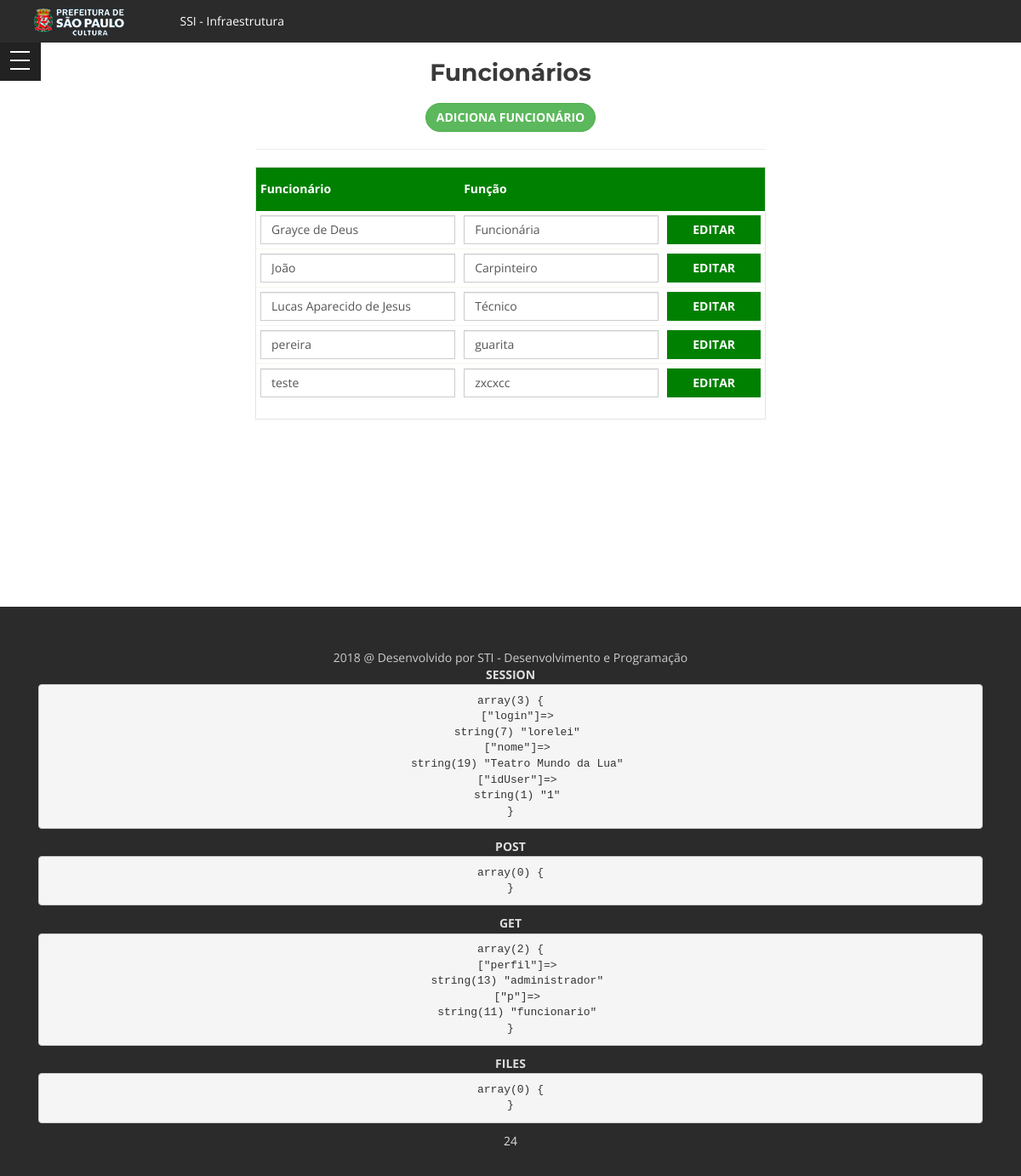
The app's page /visual/index_administrador.php?perfil=administrador&p=funcionario (signed in) with its own data.
### tables this page shows
CREATE TABLE `employees` (
  `id` int(11) NOT NULL,
  `name` varchar(45) NOT NULL,
  `role` varchar(45) NOT NULL,
  `published` tinyint(1) NOT NULL
);

### perfil/administrador.php (called while the page is built, shortened)
<?php
	if(isset($_GET['p']))
	{
		$p = $_GET['p'];
	}
	else
	{
		$p = "index";
	}
	include "administrador/".$p.".php";
?>

### perfil/administrador/funcionario.php (the view, shortened to what this page needs)
<section id="list_items" class="home-section bg-white">
	<div class="container"><?php include 'includes/menu.php'; ?>
		<div class="form-group">
			<h3>Funcionários</h3>
		</div>
		<div class="row">
			<div class="col-md-offset-1 col-md-10">
				<div class="form-group">
					<div class="col-md-offset-2 col-md-8">
						<button class='btn btn-success' type='button' data-toggle='modal' data-target='#addFuncionario' style="border-radius: 30px;">Adiciona Funcionário</button>
					</div>
				</div>
				<div class="form-group">
					<div class="col-md-offset-2 col-md-8"><hr/></div>
				</div>
				<div class="form-group">
					<div class="col-md-offset-2 col-md-8">
						<div class="table-responsive list_info">
							<table class='table table-condensed'>
								<thead>
									<tr class='list_menu'>
										<td><strong>Funcionário</strong></td>
										<td><strong>Função</strong></td>
										<td width='20%'></td>
									</tr>
								</thead>
								<tbody>
									<?php
									$con = bancoMysqli();
									$sql = "SELECT * FROM employees
											WHERE published = '1'
											ORDER BY name";
									$query = mysqli_query($con,$sql);
									$num = mysqli_num_rows($query);
									if($num > 0)
									{
										while($campo = mysqli_fetch_array($query))
										{
											echo "<tr>";
											echo "<form method='POST' action='?perfil=administrador&p=funcionario'>";
											echo "<td class='list_description'><input type='text' class='form-control' name='name' maxlength='45' value='".$campo['name']."'></td>";
											echo "<td class='list_description'><input type='text' class='form-control' name='role' maxlength='45' value='".$campo['role']."'></td>";
											echo "<td class='list_description'>
													<input type='hidden' name='editaFuncionario' value='".$campo['id']."' />
													<input type ='submit' class='btn btn-theme btn-block' value='Editar'></td>";
											echo "</form>";
											echo "</tr>";
										}
									}
									else
									{
										echo "<tr>";
										echo "<td class='list_description'>Não há chamados registrados.</td>";
										echo "</tr>";
									}
									?>
								</tbody>
							</table>
						</div>
					</div>
				</div>
			</div>
		</div>
	</div>
</section>

### visual/css/style.css (style rules this page uses)
body { margin:0; padding:0; text-align: center; font-family: 'Open Sans', sans-serif; font-size: 14px; line-height: 1.6em; }
h3 { font-size: 28px; }
h1,h2,h3,h4,h5,h6,.h1,.h2,.h3,.h4,.h5,.h6 { color: #3a3a3a; font-weight: 700; margin-bottom: 20px; font-family: 'Montserrat', sans-serif; }
button { display: inline-block; margin-bottom: 0; margin-bottom: 10px; padding: 6px 12px; border: 1px solid transparent; vertical-align: middle; text-align: center; white-space: nowrap; font-weight: normal; font-size: 14px; line-height: 1.428571429; cursor: pointer; -webkit-user-select: none; -moz-user-select: none; -ms-user-select: none; -o-user-select: none; user-select: none; }
.btn-theme,.btn-theme:hover,.btn-theme:focus { color: #fff; }
.home-section { width: 100%; padding: 50px 0px 170px 0px; }
.bg-white { background: #fff; }

### visual/color/default.css (style rules this page uses)
.btn-theme { background: #008000; }

### visual/css/overwrite.css (style rules this page uses)
select, textarea, input[type="text"], input[type="password"], input[type="datetime"], input[type="datetime-local"], input[type="date"], input[type="month"], input[type="time"], input[type="week"], input[type="number"], input[type="email"], input[type="url"], input[type="search"], input[type="tel"], input[type="color"], .uneditable-input { -webkit-border-radius: 0; -moz-border-radius: 0; border-radius: 0; }
.form-control { -webkit-border-radius: 0; -moz-border-radius: 0; border-radius: 0; }
.btn { font-weight: 700; text-transform: uppercase; text-shadow: none; background-image:none; border-color: none; border-bottom-color: none; -webkit-box-shadow: none; -moz-box-shadow: none; box-shadow: none; }
.btn { outline:0; -webkit-border-radius: 0; -moz-border-radius: 0; border-radius: 0; }

### records on screen
employees: name "Grayce de Deus", role "Funcionária"
employees: name "João", role "Carpinteiro"
employees: name "Lucas Aparecido de Jesus", role "Técnico"
employees: name "pereira", role "guarita"
employees: name "teste", role "zxcxcc"

### other values on screen
var_dump($_SESSION) "array(3) { [\"login\"]=> string(7) \"lorelei\" [\"nome\"]=> string(19) \"Teatro Mundo da Lua\" [\"idUser\"]=> string(1) \"1\" }"
var_dump($_POST) "array(0) { }"
var_dump($_GET) "array(2) { [\"perfil\"]=> string(13) \"administrador\" [\"p\"]=> string(11) \"funcionario\" }"
var_dump($_FILES) "array(0) { }"
ini_get('session.gc_maxlifetime')/60 "24"
